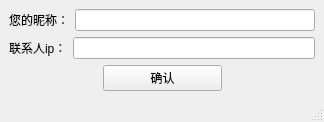
<?xml version="1.0" encoding="UTF-8"?>
<ui version="4.0">
 <class>ip</class>
 <widget class="QMainWindow" name="ip">
  <property name="geometry">
   <rect>
    <x>0</x>
    <y>0</y>
    <width>324</width>
    <height>115</height>
   </rect>
  </property>
  <property name="windowTitle">
   <string>MainWindow</string>
  </property>
  <widget class="QWidget" name="centralwidget">
   <layout class="QGridLayout" name="gridLayout">
    <item row="0" column="0">
     <layout class="QHBoxLayout" name="horizontalLayout">
      <item>
       <widget class="QLabel" name="label">
        <property name="text">
         <string>您的昵称：</string>
        </property>
       </widget>
      </item>
      <item>
       <widget class="QLineEdit" name="lineEdit">
        <property name="placeholderText">
         <string/>
        </property>
       </widget>
      </item>
     </layout>
    </item>
    <item row="1" column="0">
     <layout class="QHBoxLayout" name="horizontalLayout_2">
      <item>
       <widget class="QLabel" name="label_2">
        <property name="text">
         <string>联系人ip：</string>
        </property>
       </widget>
      </item>
      <item>
       <widget class="QLineEdit" name="lineEdit_2"/>
      </item>
     </layout>
    </item>
    <item row="4" column="0">
     <layout class="QHBoxLayout" name="horizontalLayout_3">
      <item>
       <spacer name="horizontalSpacer">
        <property name="orientation">
         <enum>Qt::Horizontal</enum>
        </property>
        <property name="sizeHint" stdset="0">
         <size>
          <width>40</width>
          <height>20</height>
         </size>
        </property>
       </spacer>
      </item>
      <item>
       <widget class="QPushButton" name="pushButton">
        <property name="text">
         <string>             确认             </string>
        </property>
       </widget>
      </item>
      <item>
       <spacer name="horizontalSpacer_2">
        <property name="orientation">
         <enum>Qt::Horizontal</enum>
        </property>
        <property name="sizeHint" stdset="0">
         <size>
          <width>40</width>
          <height>20</height>
         </size>
        </property>
       </spacer>
      </item>
     </layout>
    </item>
   </layout>
  </widget>
  <widget class="QMenuBar" name="menubar">
   <property name="geometry">
    <rect>
     <x>0</x>
     <y>0</y>
     <width>324</width>
     <height>18</height>
    </rect>
   </property>
  </widget>
  <widget class="QStatusBar" name="statusbar"/>
 </widget>
 <resources/>
 <connections/>
</ui>
